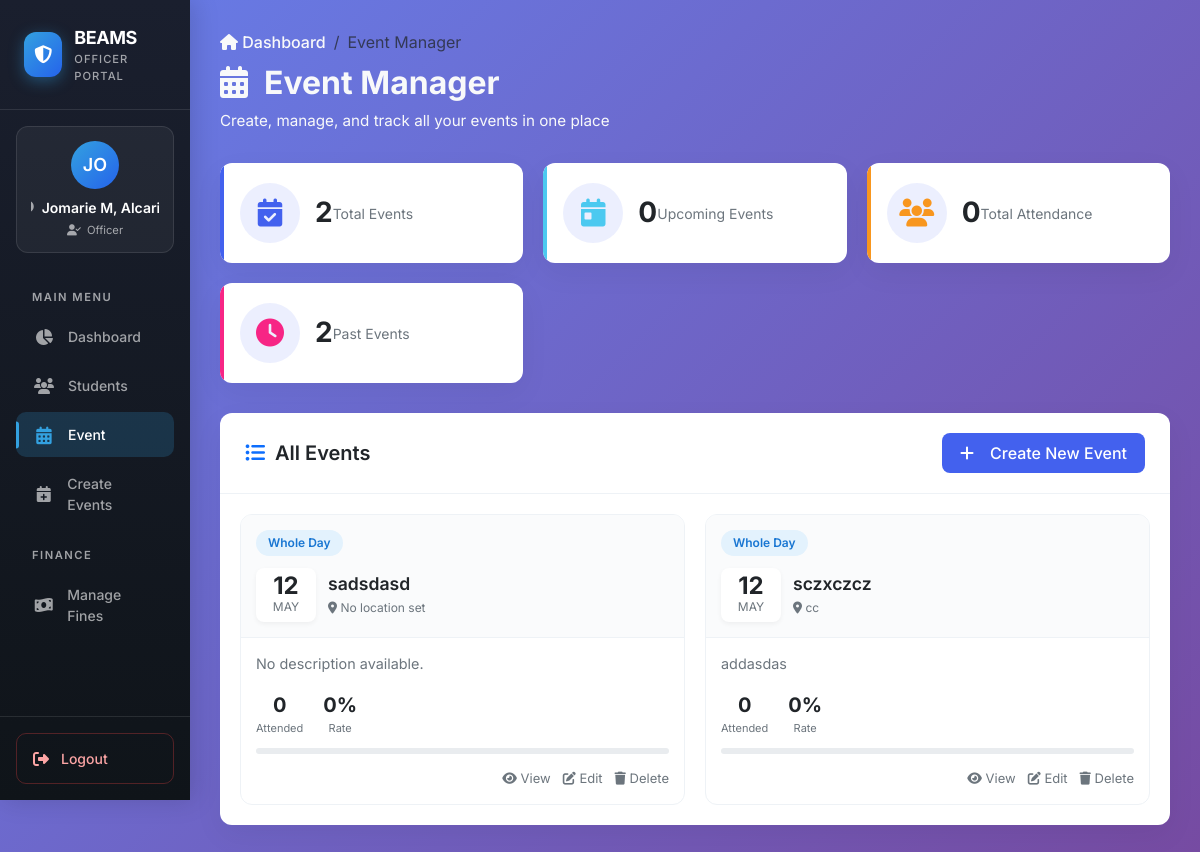
The page /views/officerpage/manage_event.php (signed in) on the database its author committed.
### tables this page shows
CREATE TABLE `events` (
  `event_id` int(11) NOT NULL,
  `event_name` varchar(150) NOT NULL,
  `event_date` date NOT NULL,
  `event_type` enum('whole_day','half_day_am','half_day_pm') NOT NULL DEFAULT 'whole_day',
  `half_day_period` enum('am','pm') DEFAULT NULL,
  `description` text DEFAULT NULL,
  `location` varchar(255) DEFAULT NULL,
  `created_by` varchar(20) NOT NULL,
  `created_at` timestamp NOT NULL DEFAULT current_timestamp(),
  `fines_generated` tinyint(1) NOT NULL DEFAULT 0
);

### views/officerpage/manage_event.php (the view, shortened to what this page needs)
<?php
require "../../Connection/connection.php";
$events = $conn->query("
    SELECT e.*,
           COUNT(DISTINCT a.student_id) as attendance_count,
           (SELECT COUNT(*) FROM students) as total_students
    FROM events e
    LEFT JOIN attendance a ON e.event_id = a.event_id
    GROUP BY e.event_id
    ORDER BY e.event_date DESC
");
include "../sidebar/officer_sidebar.php";
?>
<!DOCTYPE html>
<html lang="en">
<head>
    <link href="https://cdn.jsdelivr.net/npm/bootstrap@5.3.2/dist/css/bootstrap.min.css" rel="stylesheet">
    <link rel="stylesheet" href="https://cdnjs.cloudflare.com/ajax/libs/font-awesome/6.4.0/css/all.min.css">
</head>
<body>
    <div class="main-contents">
        <div class="page-header">
            <nav aria-label="breadcrumb">
                <ol class="breadcrumb">
                    <li class="breadcrumb-item"><a href="officer_dashboard.php"><i class="fas fa-home"></i>
                            Dashboard</a></li>
                    <li class="breadcrumb-item active" aria-current="page">Event Manager</li>
                </ol>
            </nav>
            <h1 class="page-title"><i class="fas fa-calendar-alt me-3"></i>Event Manager</h1>
            <p class="page-subtitle">Create, manage, and track all your events in one place</p>
        </div>
        <div class="stats-row">
            <div class="stat-card primary animate-in">
                <div class="stat-icon"><i class="fas fa-calendar-check"></i></div>
                <div class="stat-value"><?php echo $events->num_rows; ?></div>
                <div class="stat-label">Total Events</div>
            </div>
            <div class="stat-card success animate-in delay-1">
                <div class="stat-icon"><i class="fas fa-calendar-day"></i></div>
                <div class="stat-value">
                    <?php
                    $upcoming = $conn->query("SELECT COUNT(*) as count FROM events WHERE event_date >= CURDATE()")->fetch_assoc()['count'];
                    echo $upcoming;
                    ?>
                </div>
                <div class="stat-label">Upcoming Events</div>
            </div>
            <div class="stat-card warning animate-in delay-2">
                <div class="stat-icon"><i class="fas fa-users"></i></div>
                <div class="stat-value">
                    <?php
                    $total_attendance = $conn->query("SELECT COUNT(DISTINCT student_id) as count FROM attendance")->fetch_assoc()['count'];
                    echo $total_attendance;
                    ?>
                </div>
                <div class="stat-label">Total Attendance</div>
            </div>
            <div class="stat-card danger animate-in delay-3">
                <div class="stat-icon"><i class="fas fa-clock"></i></div>
                <div class="stat-value">
                    <?php
                    $past = $conn->query("SELECT COUNT(*) as count FROM events WHERE event_date < CURDATE()")->fetch_assoc()['count'];
                    echo $past;
                    ?>
                </div>
                <div class="stat-label">Past Events</div>
            </div>
        </div>
        <div class="content-card animate-in delay-2">
            <div class="card-header">
                <h3 class="card-title"><i class="fas fa-list-ul text-primary"></i> All Events</h3>
                <a href="create_event.php" class="create-link">
                    <i class="fas fa-plus me-2"></i>Create New Event
                </a>
            </div>
            <div class="events-grid">
                <?php if ($events->num_rows > 0): ?>
                <?php while($event = $events->fetch_assoc()):
                        $date = strtotime($event['event_date']);
                        $day = date('d', $date);
                        $month = date('M', $date);
                        $attendance_rate = $event['total_students'] > 0 ?
                            round(($event['attendance_count'] / $event['total_students']) * 100) : 0;
                        $badge_class = '';
                        $badge_label = '';
                        if ($event['event_type'] === 'whole_day') {
                            $badge_class = 'badge-whole';
                            $badge_label = 'Whole Day';
                        } else {
                            $badge_class = 'badge-whole';
                            $badge_label = 'Whole Day';
                        }
                    ?>
                <div class="event-card" data-event-id="<?php echo $event['event_id']; ?>">
                    <div class="event-header">
                        <span
                            class="event-type-badge <?php echo $badge_class; ?>"><?php echo htmlspecialchars($badge_label); ?></span>
                        <div class="event-date">
                            <div class="date-box">
                                <div class="date-day"><?php echo htmlspecialchars($day); ?></div>
                                <div class="date-month"><?php echo htmlspecialchars($month); ?></div>
                            </div>
                            <div>
                                <h4 class="event-title"><?php echo htmlspecialchars($event['event_name']); ?></h4>
                                <div class="event-location">
                                    <i class="fas fa-map-marker-alt"></i>
                                    <?php echo htmlspecialchars($event['location'] ?: 'No location set'); ?>
                                </div>
                            </div>
                        </div>
                    </div>
                    <div class="event-body">
                        <p class="event-description">
                            <?php echo htmlspecialchars($event['description'] ?: 'No description available.'); ?>
                        </p>
                        <div class="event-stats">
                            <div class="event-stat">
                                <div class="event-stat-value"><?php echo $event['attendance_count']; ?></div>
                                <div class="event-stat-label">Attended</div>
                            </div>
                            <div class="event-stat">
                                <div class="event-stat-value"><?php echo $attendance_rate; ?>%</div>
                                <div class="event-stat-label">Rate</div>
                            </div>
                        </div>
                        <div class="progress">
                        </div>
                        <div class="event-actions">
                            <a href="#" class="view-event" data-id="<?php echo $event['event_id']; ?>"><i
                                    class="fas fa-eye"></i> View</a>
                            <a href="#" class="edit-event" data-id="<?php echo $event['event_id']; ?>"><i
                                    class="fas fa-edit"></i> Edit</a>
                            <a href="#" class="delete-event" data-id="<?php echo $event['event_id']; ?>"><i
                                    class="fas fa-trash"></i> Delete</a>
                        </div>
                    </div>
                </div>
                <?php endwhile; ?>
                <?php endif; ?>
            </div>
        </div>
    </div>
</body>
</html>

### views/sidebar/officer_sidebar.php (style rules this page uses)
:root { --sidebar-width: 190px; --beams-primary-blue: #33A1E0; --beams-dark-bg: #1a1f2e; --beams-hover-bg: rgba(255, 255, 255, 0.08); --beams-active-bg: rgba(51, 161, 224, 0.2); --beams-text-muted: rgba(255, 255, 255, 0.6); --beams-transition: all 0.3s cubic-bezier(0.4, 0, 0.2, 1); --font-xs: 0.7rem; --font-sm: 0.75rem; --font-base: 0.875rem; --font-md: 1rem; --font-lg: 1.125rem; --font-xl: 1.25rem; }
* { margin: 0; padding: 0; box-sizing: border-box; }
body { margin: 0; font-family: 'Inter', sans-serif; background-color: #f1f5f9; overflow-x: hidden; font-size: var(--font-base); }

### rows shown on the page
events: event_type "Whole Day", event_date "12", event_date "MAY", event_name "sadsdasd", location "No location set", description "No description available.", attendance_count "0", attendance_rate "0"
events: event_type "Whole Day", event_date "12", event_date "MAY", event_name "sczxczcz", location "cc", description "addasdas", attendance_count "0", attendance_rate "0"

### other values the page prints
substr($officerName, 0, 2) "JO"
$officerName "Jomarie M, Alc…"
$officerPosition "Officer"
$events->num_rows "2"
$upcoming "0"
$total_attendance "0"
$past "2"
